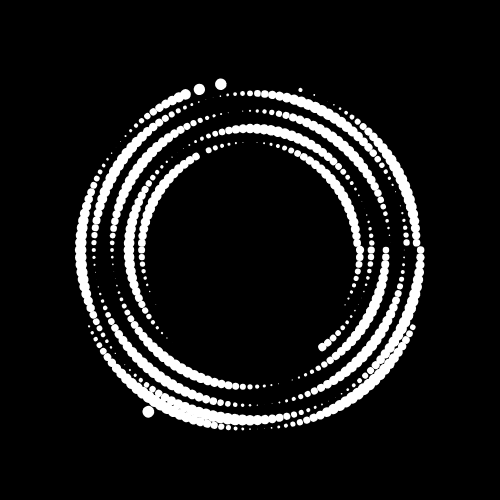
Frame 1 (no input)
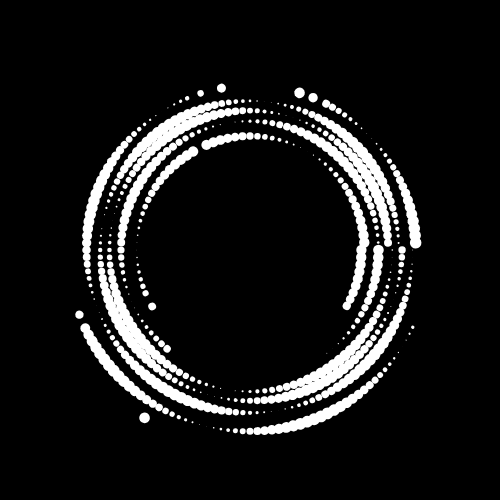
Frame 60 (no input)
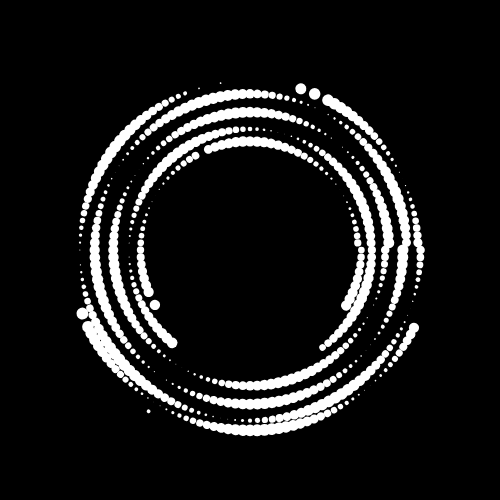
Frame 120 (the mouse pressed at the canvas centre since frame 60)

The p5.js sketch that drew these frames (run headless with seeded random() and noise() and a simulated clock; from frame 60 on, the mouse is pressed at the canvas centre):

// p5.js sketch
// ── sketch.js
class CircleGrid {
	constructor(levels, divisions, radius, divisionGrow = 1) {
		this.levels = levels
		this.divisions = divisions
		this.radius = radius
		this.divisionGrow = divisionGrow
		this.offset = radius / levels
		this.angle = (2 * Math.PI) / divisions
	}

	iterate = callback => {
		let sum = 0
		for (let i = 0; i < this.levels; i++) {
			let activeDivisions = this.divisionGrow * this.divisions* i
			let activeAngle = (2 * Math.PI) / activeDivisions
			for (let j = 0; j < activeDivisions; j++) {
				let expectedPos = createVector(
					i * this.offset * Math.cos(activeAngle * j),
					i * this.offset * Math.sin(activeAngle * j)
				)
				push()
				rotate(activeAngle * j)
				translate(i * this.offset, 0)
				callback({
					offset: i * this.offset,
					angle: activeAngle,
					pos: expectedPos,
					division: j,
					levels: i,
					index: sum
				})
				sum ++
				pop()
			}	
		}
	}
}

const W = 500
const H = 500
const SRC_W = 100
const SRC_H = 100

const grid = new CircleGrid(18, 12, 250)
let src
let dictionary = []
function setup() {
	src = createGraphics(SRC_W, SRC_H)
	src.pixelDensity(1)
	src.background(255)
	src.textSize(100)
	src.textFont('Helvetica')
	src.textStyle(BOLD)
	src.textAlign(CENTER)
	src.fill('#000')
	src.text('O', 50, 87)
	src.loadPixels()
	createCanvas(500, 500);
	background(0)



	
}

function draw() {
	background(0)
	push()
	translate(250, 250)
	grid.iterate(({angle, offset, pos, index, levels}) => {
		fill(255)
		noStroke()
		translate(Math.sin(frameCount * 0.05 + index * 0.01) * 4, 0)
		if (lookUp(pos.x + 250, pos.y + 250, src.pixels)) {		
			ellipse(0, 0, Math.abs(Math.sin(index * 0.1 + frameCount * 0.04) * (8 + levels * 0.3)))
			// noFill()
			// stroke(255)
			// strokeWeight(10)
			// strokeCap(ROUND)
			// let a = (Math,PI - angle) / 2
			// let l = Math.sin(angle / 2) * offset * 2
			// let vec = createVector(-l * Math.cos(a), l * Math.sin(a)).mult(0.001)
			// line(0, 0, vec.x, vec.y)
		}



	})
	pop()
}

function lookUp(x, y, srcPixels) {
	let srcX = Math.floor(x * (SRC_W / W))
	let srcY = Math.floor(y * (SRC_H / H))
	let index = srcY * SRC_W + srcX
	// console.log(index)
	let c = color(srcPixels[index * 4], srcPixels[index * 4 + 1], srcPixels[index * 4 + 2])
	return brightness(c) < 50
}
